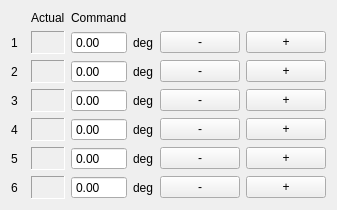
            <widget class="QWidget" name="tabJointContol">
             <attribute name="title">
              <string>Joint Control</string>
             </attribute>
             <layout class="QGridLayout" name="gridLayout_10">
              <item row="5" column="2">
               <widget class="QDoubleSpinBox" name="doubleSpinBoxJoint4">
                <property name="buttonSymbols">
                 <enum>QAbstractSpinBox::NoButtons</enum>
                </property>
                <property name="decimals">
                 <number>2</number>
                </property>
                <property name="minimum">
                 <double>-360.000000000000000</double>
                </property>
                <property name="maximum">
                 <double>360.000000000000000</double>
                </property>
               </widget>
              </item>
              <item row="4" column="2">
               <widget class="QDoubleSpinBox" name="doubleSpinBoxJoint3">
                <property name="buttonSymbols">
                 <enum>QAbstractSpinBox::NoButtons</enum>
                </property>
                <property name="decimals">
                 <number>2</number>
                </property>
                <property name="minimum">
                 <double>-360.000000000000000</double>
                </property>
                <property name="maximum">
                 <double>360.000000000000000</double>
                </property>
               </widget>
              </item>
              <item row="3" column="2">
               <widget class="QDoubleSpinBox" name="doubleSpinBoxJoint2">
                <property name="buttonSymbols">
                 <enum>QAbstractSpinBox::NoButtons</enum>
                </property>
                <property name="decimals">
                 <number>2</number>
                </property>
                <property name="minimum">
                 <double>-360.000000000000000</double>
                </property>
                <property name="maximum">
                 <double>360.000000000000000</double>
                </property>
               </widget>
              </item>
              <item row="1" column="2">
               <widget class="QDoubleSpinBox" name="doubleSpinBoxJoint0">
                <property name="buttonSymbols">
                 <enum>QAbstractSpinBox::NoButtons</enum>
                </property>
                <property name="decimals">
                 <number>2</number>
                </property>
                <property name="minimum">
                 <double>-360.000000000000000</double>
                </property>
                <property name="maximum">
                 <double>360.000000000000000</double>
                </property>
               </widget>
              </item>
              <item row="2" column="2">
               <widget class="QDoubleSpinBox" name="doubleSpinBoxJoint1">
                <property name="buttonSymbols">
                 <enum>QAbstractSpinBox::NoButtons</enum>
                </property>
                <property name="decimals">
                 <number>2</number>
                </property>
                <property name="minimum">
                 <double>-360.000000000000000</double>
                </property>
                <property name="maximum">
                 <double>360.000000000000000</double>
                </property>
               </widget>
              </item>
              <item row="2" column="0">
               <widget class="QLabel" name="label_14">
                <property name="sizePolicy">
                 <sizepolicy hsizetype="Fixed" vsizetype="Preferred">
                  <horstretch>0</horstretch>
                  <verstretch>0</verstretch>
                 </sizepolicy>
                </property>
                <property name="text">
                 <string>2</string>
                </property>
               </widget>
              </item>
              <item row="3" column="0">
               <widget class="QLabel" name="label_16">
                <property name="text">
                 <string>3</string>
                </property>
               </widget>
              </item>
              <item row="4" column="0">
               <widget class="QLabel" name="label_17">
                <property name="text">
                 <string>4</string>
                </property>
               </widget>
              </item>
              <item row="5" column="0">
               <widget class="QLabel" name="label_19">
                <property name="text">
                 <string>5</string>
                </property>
               </widget>
              </item>
              <item row="5" column="4">
               <widget class="QPushButton" name="pushButtonJointDown4">
                <property name="text">
                 <string>-</string>
                </property>
               </widget>
              </item>
              <item row="5" column="5">
               <widget class="QPushButton" name="pushButtonJointUp4">
                <property name="text">
                 <string>+</string>
                </property>
               </widget>
              </item>
              <item row="4" column="5">
               <widget class="QPushButton" name="pushButtonJointUp3">
                <property name="text">
                 <string>+</string>
                </property>
               </widget>
              </item>
              <item row="3" column="4">
               <widget class="QPushButton" name="pushButtonJointDown2">
                <property name="text">
                 <string>-</string>
                </property>
               </widget>
              </item>
              <item row="2" column="4">
               <widget class="QPushButton" name="pushButtonJointDown1">
                <property name="text">
                 <string>-</string>
                </property>
               </widget>
              </item>
              <item row="1" column="4">
               <widget class="QPushButton" name="pushButtonJointDown0">
                <property name="sizePolicy">
                 <sizepolicy hsizetype="Fixed" vsizetype="Fixed">
                  <horstretch>0</horstretch>
                  <verstretch>0</verstretch>
                 </sizepolicy>
                </property>
                <property name="text">
                 <string>-</string>
                </property>
               </widget>
              </item>
              <item row="1" column="5">
               <widget class="QPushButton" name="pushButtonJointUp0">
                <property name="sizePolicy">
                 <sizepolicy hsizetype="Fixed" vsizetype="Fixed">
                  <horstretch>0</horstretch>
                  <verstretch>0</verstretch>
                 </sizepolicy>
                </property>
                <property name="text">
                 <string>+</string>
                </property>
               </widget>
              </item>
              <item row="1" column="0">
               <widget class="QLabel" name="label_8">
                <property name="sizePolicy">
                 <sizepolicy hsizetype="Fixed" vsizetype="Preferred">
                  <horstretch>0</horstretch>
                  <verstretch>0</verstretch>
                 </sizepolicy>
                </property>
                <property name="text">
                 <string>1  </string>
                </property>
               </widget>
              </item>
              <item row="2" column="5">
               <widget class="QPushButton" name="pushButtonJointUp1">
                <property name="text">
                 <string>+</string>
                </property>
               </widget>
              </item>
              <item row="3" column="5">
               <widget class="QPushButton" name="pushButtonJointUp2">
                <property name="text">
                 <string>+</string>
                </property>
               </widget>
              </item>
              <item row="4" column="4">
               <widget class="QPushButton" name="pushButtonJointDown3">
                <property name="text">
                 <string>-</string>
                </property>
               </widget>
              </item>
              <item row="6" column="0">
               <widget class="QLabel" name="label_20">
                <property name="text">
                 <string>6</string>
                </property>
               </widget>
              </item>
              <item row="6" column="2">
               <widget class="QDoubleSpinBox" name="doubleSpinBoxJoint5">
                <property name="buttonSymbols">
                 <enum>QAbstractSpinBox::NoButtons</enum>
                </property>
                <property name="decimals">
                 <number>2</number>
                </property>
                <property name="minimum">
                 <double>-360.000000000000000</double>
                </property>
                <property name="maximum">
                 <double>360.000000000000000</double>
                </property>
               </widget>
              </item>
              <item row="6" column="4">
               <widget class="QPushButton" name="pushButtonJointDown5">
                <property name="text">
                 <string>-</string>
                </property>
               </widget>
              </item>
              <item row="6" column="5">
               <widget class="QPushButton" name="pushButtonJointUp5">
                <property name="text">
                 <string>+</string>
                </property>
               </widget>
              </item>
              <item row="1" column="3">
               <widget class="QLabel" name="label_38">
                <property name="sizePolicy">
                 <sizepolicy hsizetype="Fixed" vsizetype="Preferred">
                  <horstretch>0</horstretch>
                  <verstretch>0</verstretch>
                 </sizepolicy>
                </property>
                <property name="text">
                 <string>deg</string>
                </property>
               </widget>
              </item>
              <item row="2" column="3">
               <widget class="QLabel" name="label_41">
                <property name="text">
                 <string>deg</string>
                </property>
               </widget>
              </item>
              <item row="3" column="3">
               <widget class="QLabel" name="label_42">
                <property name="text">
                 <string>deg</string>
                </property>
               </widget>
              </item>
              <item row="4" column="3">
               <widget class="QLabel" name="label_43">
                <property name="text">
                 <string>deg</string>
                </property>
               </widget>
              </item>
              <item row="5" column="3">
               <widget class="QLabel" name="label_44">
                <property name="text">
                 <string>deg</string>
                </property>
               </widget>
              </item>
              <item row="6" column="3">
               <widget class="QLabel" name="label_45">
                <property name="text">
                 <string>deg</string>
                </property>
               </widget>
              </item>
              <item row="6" column="1">
               <widget class="QLabel" name="labelActualJoint5">
                <property name="frameShape">
                 <enum>QFrame::Panel</enum>
                </property>
                <property name="frameShadow">
                 <enum>QFrame::Sunken</enum>
                </property>
                <property name="text">
                 <string/>
                </property>
               </widget>
              </item>
              <item row="5" column="1">
               <widget class="QLabel" name="labelActualJoint4">
                <property name="frameShape">
                 <enum>QFrame::Panel</enum>
                </property>
                <property name="frameShadow">
                 <enum>QFrame::Sunken</enum>
                </property>
                <property name="text">
                 <string/>
                </property>
               </widget>
              </item>
              <item row="4" column="1">
               <widget class="QLabel" name="labelActualJoint3">
                <property name="frameShape">
                 <enum>QFrame::Panel</enum>
                </property>
                <property name="frameShadow">
                 <enum>QFrame::Sunken</enum>
                </property>
                <property name="text">
                 <string/>
                </property>
               </widget>
              </item>
              <item row="3" column="1">
               <widget class="QLabel" name="labelActualJoint2">
                <property name="frameShape">
                 <enum>QFrame::Panel</enum>
                </property>
                <property name="frameShadow">
                 <enum>QFrame::Sunken</enum>
                </property>
                <property name="text">
                 <string/>
                </property>
               </widget>
              </item>
              <item row="2" column="1">
               <widget class="QLabel" name="labelActualJoint1">
                <property name="frameShape">
                 <enum>QFrame::Panel</enum>
                </property>
                <property name="frameShadow">
                 <enum>QFrame::Sunken</enum>
                </property>
                <property name="text">
                 <string/>
                </property>
               </widget>
              </item>
              <item row="1" column="1">
               <widget class="QLabel" name="labelActualJoint0">
                <property name="frameShape">
                 <enum>QFrame::Panel</enum>
                </property>
                <property name="frameShadow">
                 <enum>QFrame::Sunken</enum>
                </property>
                <property name="text">
                 <string/>
                </property>
               </widget>
              </item>
              <item row="0" column="1">
               <widget class="QLabel" name="label_59">
                <property name="text">
                 <string>Actual</string>
                </property>
               </widget>
              </item>
              <item row="0" column="2">
               <widget class="QLabel" name="label_60">
                <property name="text">
                 <string>Command</string>
                </property>
               </widget>
              </item>
             </layout>
            </widget>
